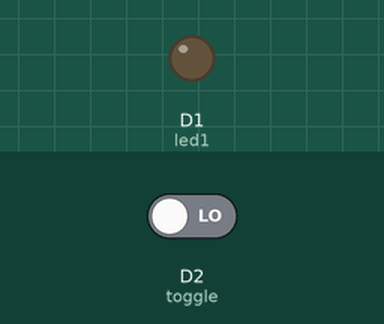
This sketch was run on a simulated ESP8266 (NodeMCU). Parts: output pins drawn as LEDs (lit = HIGH). Inputs (shaded band) come from the test bench; at power-on: D2 (toggle) LOW.

Above: at 1.2 s.
1.3 s: D2 (toggle) driven HIGH
At 2.1 s:
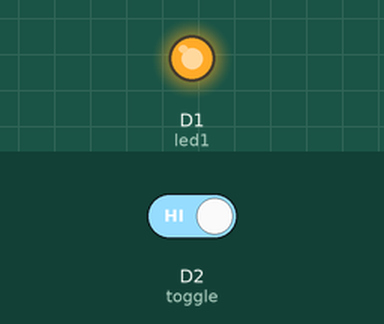
2.8 s: D2 (toggle) driven LOW
At 3.3 s:
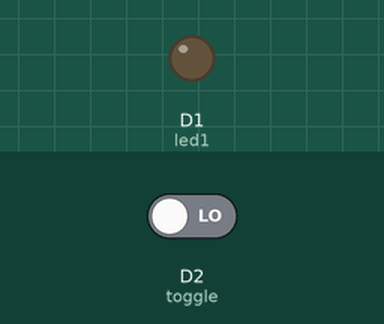
Timing chart, 0 to 5.8 s (numbered marks = the images above; inputs shaded):
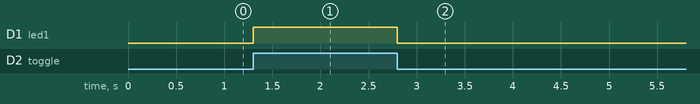

Measured:
- after the input at 1.3 s, D1 (led1): LOW → HIGH at once
- after the input at 2.8 s, D1 (led1): HIGH → LOW at once

The sketch:

toggle.ino
```cpp
int toggle  = D2;
int led1    = D1;

int toggleState = 0;

void setup() {
  // put your setup code here, to run once:
  pinMode(toggle, INPUT);
  pinMode(led1, OUTPUT);
}

void loop() {
  // put your main code here, to run repeatedly:
  toggleState = digitalRead(toggle);

  if(toggleState == HIGH){
    digitalWrite(led1, HIGH);
  }else{
    digitalWrite(led1, LOW);
  }
}
```
